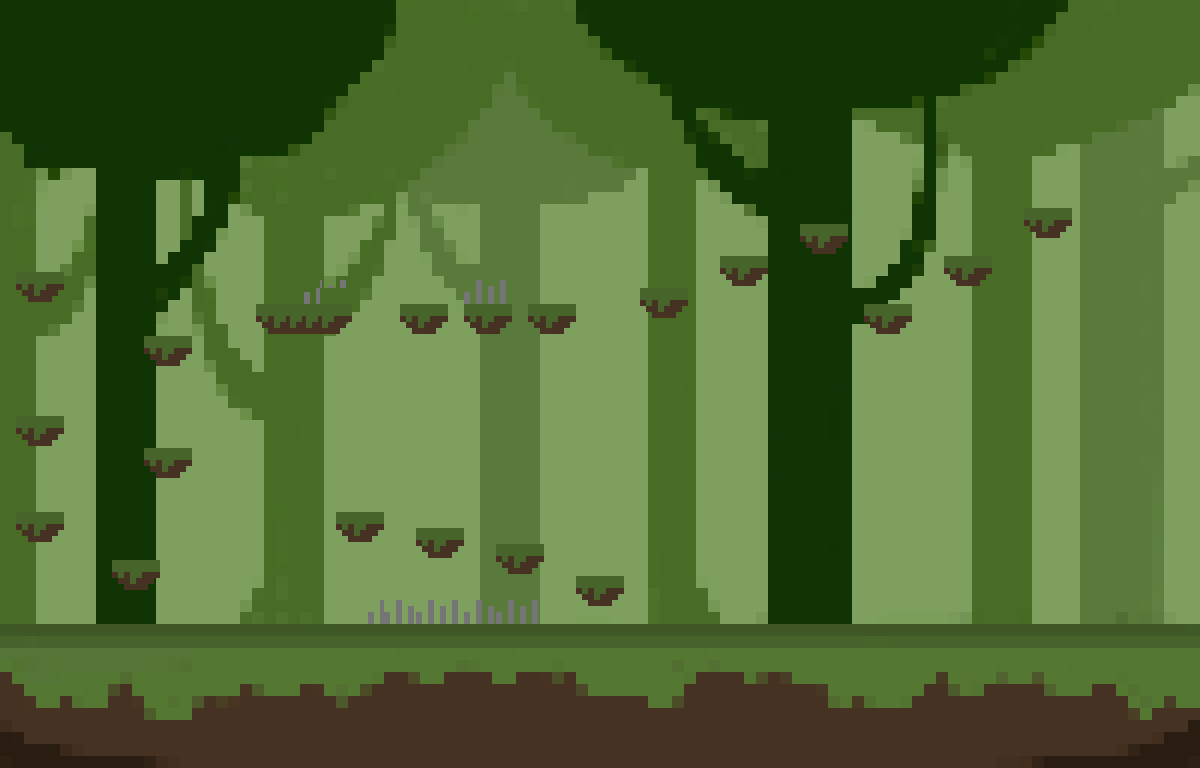

This game map was drawn from its Tiled (.tmx) file and the tilesets committed beside it. A one-line description and the trimmed map source follow:
An orthogonal 75x48 tile map with 16x16 px tiles, 3 tile layers (Fond, Plateforme, piège), 2 tilesets.

<map version="1.9" tiledversion="1.9.2" orientation="orthogonal" renderorder="right-down" width="75" height="48" tilewidth="16" tileheight="16" infinite="0" nextlayerid="8" nextobjectid="1">
	<tileset firstgid="1" name="niveauForet_scaled_12x_pngcrushed" tilewidth="16" tileheight="16" tilecount="3600" columns="75">
		<image source="niveauForet_scaled_12x_pngcrushed.png" width="1200" height="768" />
	</tileset>
	<tileset firstgid="3601" name="tuiles_en_x6" tilewidth="16" tileheight="16" tilecount="888" columns="37">
		<image source="tuiles_en_x6.png" width="600" height="384" />
	</tileset>
	<layer id="1" name="Fond" width="75" height="48">
		<data>[3600 cells, 3600 non-empty, 3600 distinct tile ids]</data>
	</layer>
	<layer id="2" name="Plateforme" width="75" height="48">
		<data>[3600 cells, 126 non-empty, 6 distinct tile ids]</data>
	</layer>
	<layer id="3" name="piège" width="75" height="48">
		<data>[3600 cells, 119 non-empty, 7 distinct tile ids]</data>
	</layer>
</map>
